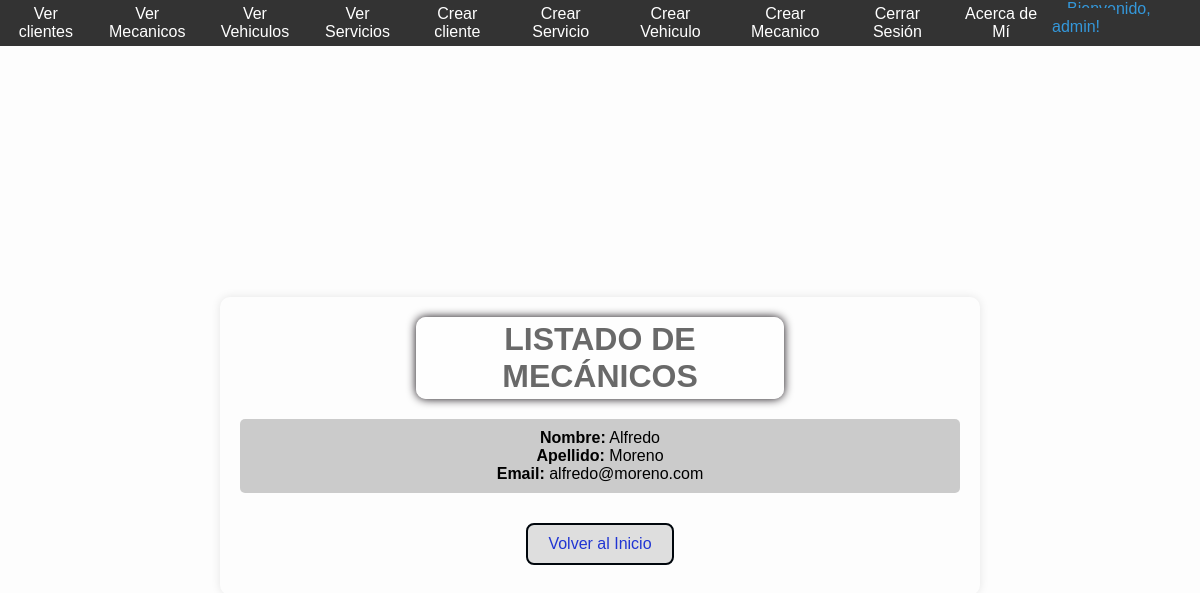
The page /mecanico/list (signed in) on the database its author committed.
### core/models.py (models this page shows, shortened)
class Mecanico(models.Model):
    nombre = models.CharField(max_length=30)
    apellido = models.CharField(max_length=50)
    email = models.EmailField()

### core/views.py (the view)
# urls.py: path("mecanico/list", views.mecanico_list, name="mecanico_list"),
def mecanico_list(request):
    consulta = models.Mecanico.objects.all()
    contexto = {"mecanico": consulta}
    return render(request, "core/mecanico_list.html", contexto)

### core/templates/core/mecanico_list.html (shortened to what this page needs)
{% extends 'core/base.html' %}
{% block contenido %}
<div class="overlay">
    <div class="container">
        <h1>LISTADO DE MECÁNICOS</h1>
        <ul class="list-container">
            {% for mecanico in mecanico %}
                <li class="list-item">
                    <strong>Nombre:</strong> {{ mecanico.nombre }}<br>
                    <strong>Apellido:</strong> {{ mecanico.apellido }}<br>
                    <strong>Email:</strong> {{ mecanico.email }}
                </li>
            {% endfor %}
        </ul>
        <a href="{% url 'index' %}" class="btn btn-back">Volver al Inicio</a>
    </div>
</div>
{% endblock contenido %}

### core/templates/core/navbar.html (shortened to what this page needs)
<!DOCTYPE html>
<html lang="es">
<head>
</head>
<body>
    <nav>
        <div class="navbar">
            <ul class="navbar">
                <li><a href="{% url 'cliente_list' %}">Ver clientes</a></li>
                <li><a href="{% url 'mecanico_list' %}">Ver Mecanicos</a></li>
                <li><a href="{% url 'vehiculo_list' %}">Ver Vehiculos</a></li>
                <li><a href="{% url 'servicio_list' %}">Ver Servicios</a></li>
                {% if user.is_authenticated %}
                <li><a href="{% url 'cliente_create' %}">Crear cliente</a></li>
                <li><a href="{% url 'servicio_create' %}">Crear Servicio</a></li>
                <li><a href="{% url 'vehiculo_create' %}">Crear Vehiculo</a></li>
                <li><a href="{% url 'mecanico_create' %}">Crear Mecanico</a></li>
                <li><a href="{% url 'logout' %}">Cerrar Sesión</a></li>
                <li><a href="{% url 'about' %}">Acerca de Mí</a></li>
                <li><span class="welcome-message">Bienvenido, {{ user.username }}!</span></li>
                {% else %}
                    <li><a href="{% url 'login' %}">Iniciar Sesión</a></li>
                    <li><a href="{% url 'register' %}">Registrarse</a></li>
                {% endif %}
            </ul>
        </div>
    </nav>
</body>
</html>

### core/templates/core/navbar.html (style rules this page uses)
body { font-family: 'Arial', sans-serif; margin: 0; padding: 0; box-sizing: border-box; background-color: #f4f4f4; }
nav { background-color: #333; overflow: hidden; }
.navbar { list-style: none; padding: 0; margin: 0; display: flex; justify-content: flex-end; }
.navbar li { margin: 0 0px; }
.navbar a { display: inline-block; color: #fff; text-align: center; padding: 5px 10px; text-decoration: none; border-radius: 5px; transition: background-color 0.3s ease; }
.welcome-message { color: #3498db; background-color: #333; padding: 10px 15px; border-radius: 5px; }

### core/templates/core/mecanico_list.html (style rules this page uses)
body { font-family: 'Arial', sans-serif; margin: 0; padding: 0; background-image: url('https://img.freepik.com/foto-gratis/cerca-manos-personas-que-trabajan-computadoras_53876-146042.jpg?w=996&t=st=1705700048~exp=1705700648~hmac=eef6f8c36e44514d7362d4c29700bd45502e3ebd8ad19027e04e7cb122d99e12'); background-size: cover; background-position: center; }
.overlay { background-color: rgba(255, 255, 255, 0.8); min-height: 100vh; display: flex; align-items: center; justify-content: center; }
.container { width: 60%; padding: 20px; border-radius: 10px; box-shadow: 0 0 10px rgba(9, 9, 9, 0.1); text-align: center; z-index: 1; }
h1 { width: 50%; margin: auto; padding: 4px; border-radius: 10px; box-shadow: 0 0 10px rgba(15, 9, 15, 41); text-align: center; color: #121212a1; background-color: rgba(255, 255, 255, 0.8); margin-bottom: 20px; }
.btn { margin: 0 10px; padding: 10px 20px; text-decoration: none; color: #fff; background-color: #d0d8df; border: 1px solid #000306; border-radius: 5px; transition: background-color 0.3s ease; }
.list-container { list-style: none; padding: 0; margin-top: 20px; margin-bottom: 20px; }
.list-item { background-color: rgba(183, 183, 183, 0.7); padding: 10px; margin: 5px 0; border-radius: 5px; }
.btn-back { margin: 10px; padding: 10px 20px; text-decoration: none; color: #2035d3; background-color: #dadadae4; border: 2px solid #00060c; border-radius: 8px; transition: background-color 0.3s ease; display: inline-block; }
nav { position: relative; z-index: 2; }

### rows shown on the page
Mecanico: nombre "Alfredo", apellido "Moreno", email "alfredo@moreno.com"

### other values the page prints
{{ user.username }} "admin"
